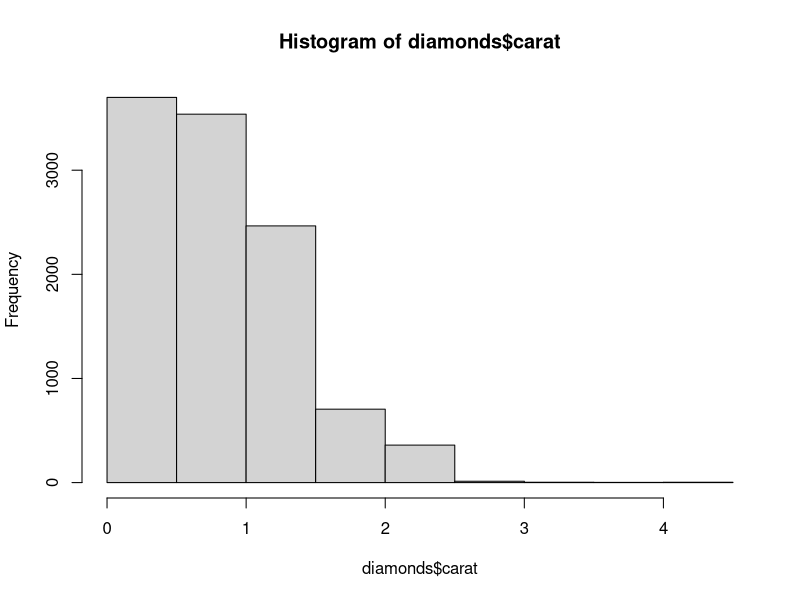
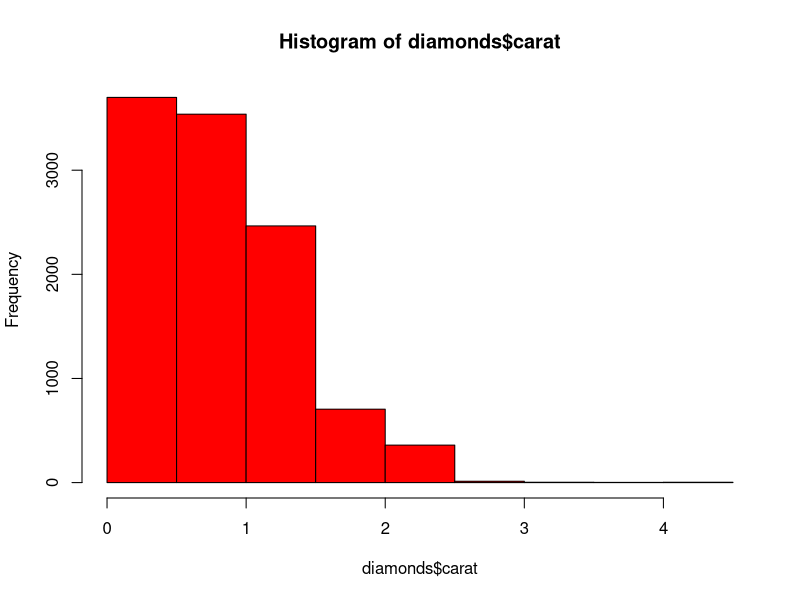
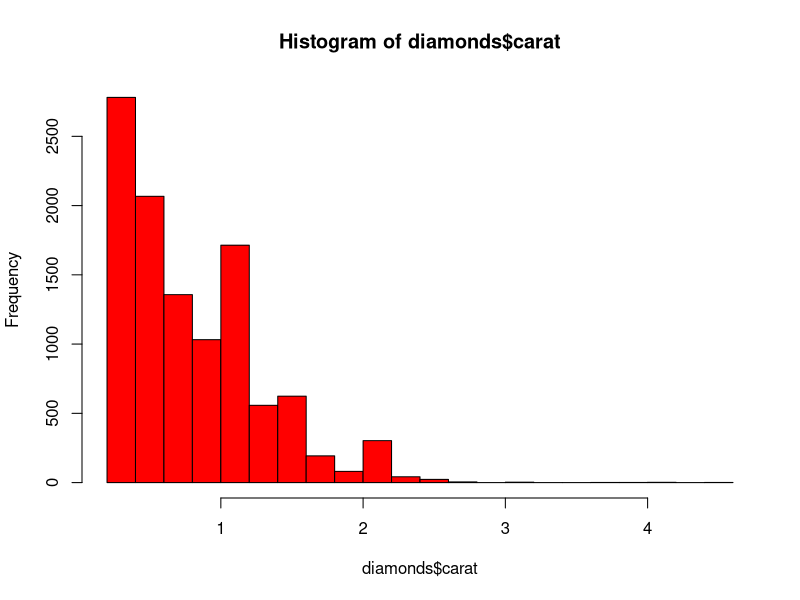
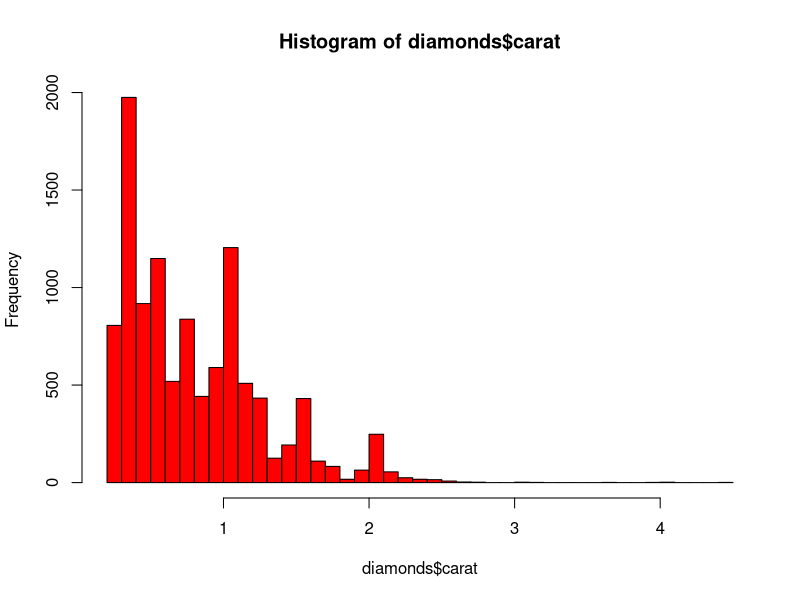
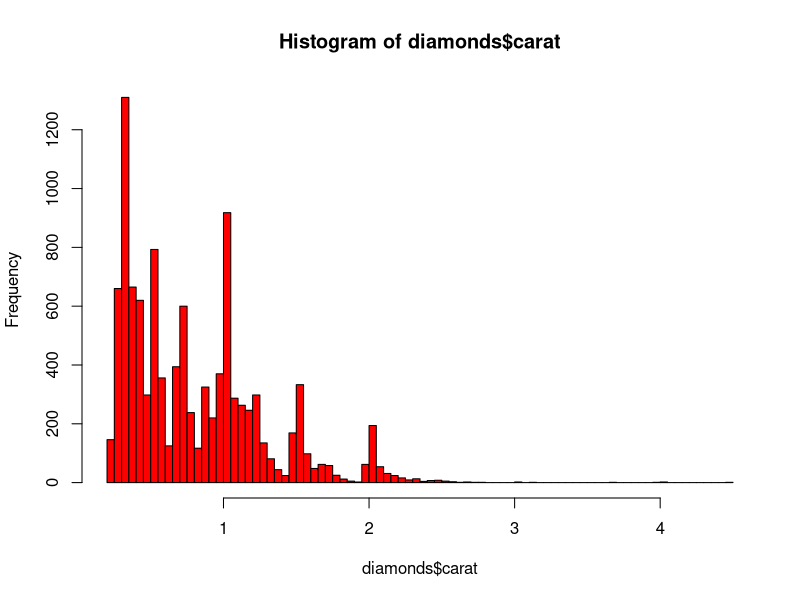
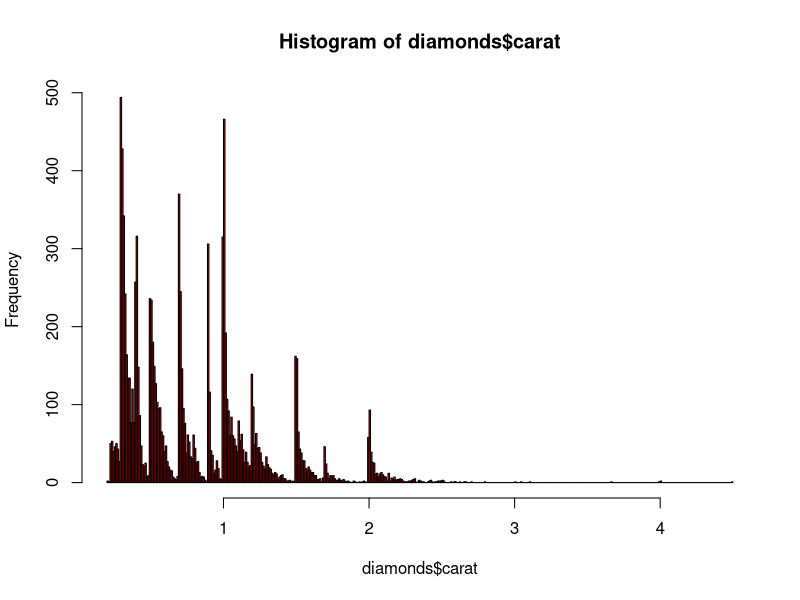
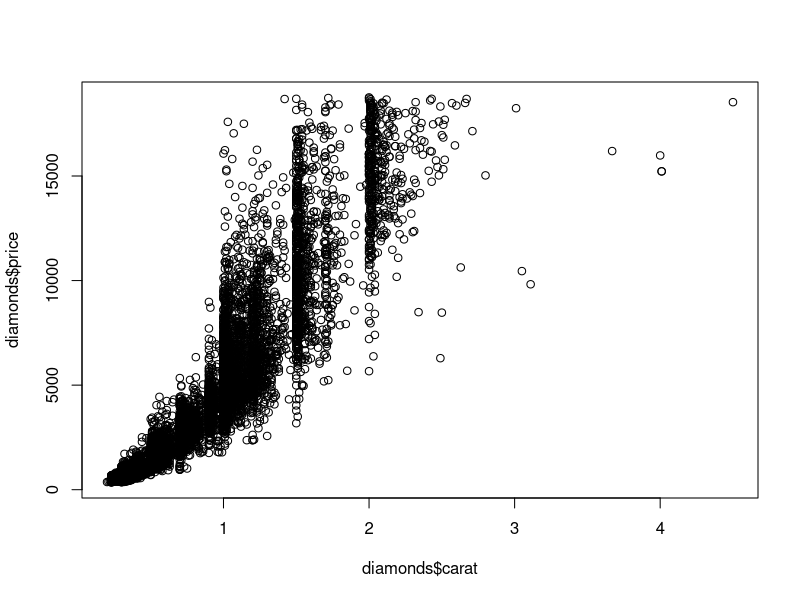
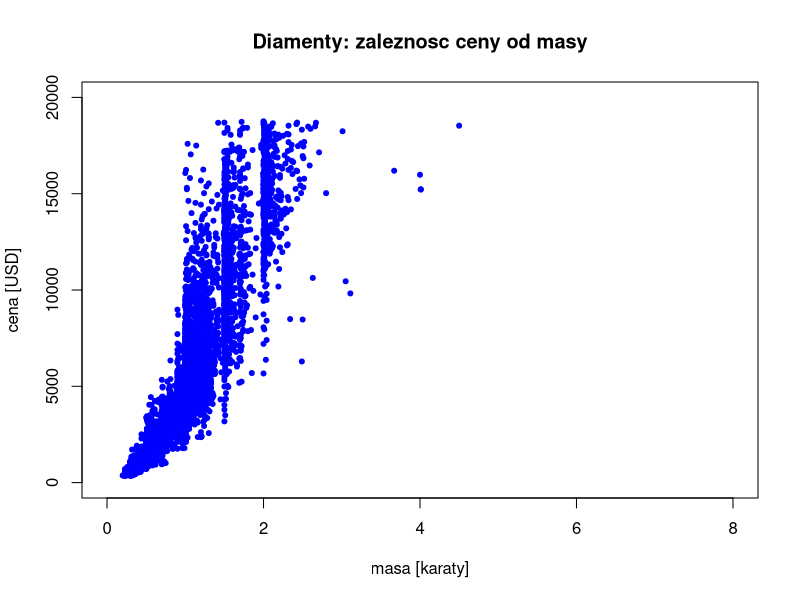

The R source for these figures, in order:
################################################################################
# IRD zajecia nr 3
# Wizualizacja danych
################################################################################

# Biblioteki
#install.packages("ggplot2")
library(ggplot2)
library(tidyverse)

# Dane
data(diamonds)
diamonds <- sample_frac(diamonds, 0.2)

# Eksploracja danych
str(diamonds)
summary(diamonds)

# price
# price in US dollars (\$326--\$18,823)
# 
# carat
# weight of the diamond (0.2--5.01); 1 carat == 200 milligrams
# 
# cut
# quality of the cut (Fair, Good, Very Good, Premium, Ideal)
# 
# color
# diamond colour, from J (worst) to D (best)
# 
# clarity
# a measurement of how clear the diamond is (I1 (worst), SI2, SI1, VS2, VS1, VVS2, VVS1, IF (best))
# 
# x
# length in mm (0--10.74)
# 
# y
# width in mm (0--58.9)
# 
# z
# depth in mm (0--31.8)
# 
# depth
# total depth percentage = z / mean(x, y) = 2 * z / (x + y) (43--79)
# 
# table
# width of top of diamond relative to widest point (43--95)

################################################################################

# Histogram
hist(diamonds$carat)
hist(diamonds$carat, col = "red")
hist(diamonds$carat, col = "red", breaks = 20)
hist(diamonds$carat, col = "red", breaks = 50)
hist(diamonds$carat, col = "red", breaks = 100)
hist(diamonds$carat, col = "red", breaks = 500)

# Wykresy bazowe

plot(diamonds$carat, diamonds$price)

plot(diamonds$carat, diamonds$price, col = "blue", pch = 20,
     xlim = c(0, 8), ylim = c(0, 20000), 
     xlab = "masa [karaty]", ylab = "cena [USD]",
     main = "Diamenty: zaleznosc ceny od masy")

################################################################################
# ggplot
################################################################################

 ##kazdy wykres sklada sie:
ggplot(diamonds)   +  # z odwolania do zbioru danych 
geom_point( # warstw ~ 'ksztaltow'
  aes( x = carat, y = price) # przyporzadkowania zmiennych do osi wewnatrz warstwy 
)

## ale 'rzutowania' mozna podac od razu: 
ggplot(diamonds,  aes( x = carat, y = price) ) +
  geom_point( ) ## wtedy wszystkie warstwy maja domyslne przyporzadkowane zmienne

### jakie sa inne warstwy? 

## linia (lamana)
ggplot(diamonds)   +
  geom_line( 
    aes( x = carat, y = price, color = "red") 
  )

## punkty + linia trendu
ggplot(diamonds, aes( x = carat, y = price) )   +
  geom_point( ) +
  geom_smooth( 
    aes( x = carat, y = price) 
  )
  
ggplot(diamonds, aes( x = carat, y = price) )   +
  geom_point( ) +
  geom_smooth( 
    aes( x = carat, y = price),
    method = "lm"
  )  

ggplot(diamonds,  aes( x = carat, y = price) ) +
  geom_point( ) +
  geom_smooth(method = "loess") 

## Wykres pudelkowy (boxplot) 

ggplot(diamonds, aes(x = cut, y = price)) +
  geom_boxplot()

## wykres slupkowy 

diamondsMean <- diamonds %>% 
  group_by(., clarity) %>% 
  summarise(., price = mean(price))

# Srednia cena w podziale na szlif
ggplot(diamondsMean) + 
  geom_bar( aes(x = clarity, y = price ), 
            stat = "identity") 

diamondsMeanCut <- diamonds %>% 
  group_by(., clarity, cut) %>% 
  summarise(., price = mean(price))

# Srednia cena w podziale na szlif i czystosc

ggplot(diamondsMeanCut) + 
  geom_bar( aes(x = clarity, y = price, fill = cut ),
            stat = "identity") 

ggplot(diamondsMeanCut) + 
  geom_bar( aes(x = clarity, y = price, fill = cut ),
            stat = "identity",
            position = "dodge") 

## Histogram

ggplot(diamonds) + 
  geom_histogram( aes(x = carat )) 

ggplot(diamonds) + 
  geom_histogram( aes(x = carat), binwidth = 0.02) 

## Wykres gestosci 

ggplot(diamonds) + 
  geom_density( aes(x = price )) 

# W zaleznosci od czystosci
ggplot(diamonds) + 
  geom_density( aes(x = price, fill = clarity)) 

# alpha - parametr przejrzystosci
ggplot(diamonds) + 
  geom_density( aes(x = price, fill = clarity), alpha = 1) 

ggplot(diamonds) + 
  geom_density( aes(x = price, fill = clarity), alpha = 0.2) 

### jakie moga byc parametry kazdej warstwy?

## color
ggplot(diamonds)   +  
  geom_point( 
    aes( x = carat, y = price,
         col = clarity)
  )

## ale
ggplot(diamonds)   +  
  geom_point( 
    aes( x = carat, y = price), 
    col = "blue"
    )

ggplot(diamonds)   +  
  geom_point( 
    aes( x = carat, y = price, col = "blue")
  )

## fill

ggplot(diamonds)   +  
  geom_smooth( 
    aes( x = carat, y = price,
         fill = clarity)
  )

### roznica miedzy fill a color 

ggplot(filter(diamonds, clarity == "I1",carat <=1))   +  
  geom_bar( 
    aes( x = carat , fill = clarity)
  )

ggplot(filter(diamonds, clarity == "I1", carat <=1))   +  
  geom_bar( 
    aes( x = carat , col = clarity)
  )

## shape 

ggplot(diamonds)   +  
  geom_point( 
    aes( x = carat, y = price,
         col = clarity,
         shape = cut)
  )

## size

ggplot(diamonds)   +  
  geom_point( 
    aes( x = carat, y = price,
         size = z),
    alpha = 0.4
  )


## typ linii 
ggplot(diamondsMeanCut)   +  
  geom_line( 
    aes( x = clarity , y = price , linetype = cut, group = cut)
  )

### grupowanie wykresow 

ggplot(diamonds)   +  
  geom_point( 
    aes( x = carat, y = price)) 

ggplot(diamonds)   +  
  geom_point( 
    aes( x = carat, y = price)) +
    facet_grid(cut ~. )

ggplot(diamonds)   +  
  geom_point( 
    aes( x = carat, y = price)) +
  facet_grid(. ~ cut )

ggplot(diamonds)   +  
  geom_point( 
    aes( x = carat, y = price)) +
  facet_grid(clarity ~ cut )

### kwestie estetyczne 

ggplot(diamonds)   +  
  geom_point( 
    aes( x = carat, y = price,
         col = clarity)
  )

## sterowanei wygladem poprzez theme i jego predefiniowane warianty
ggplot(diamonds)   +  
  geom_point( 
    aes( x = carat, y = price,
         col = clarity)
  ) + 
  theme_bw(base_size = 16)


ggplot(diamonds)   +  
  geom_point( 
    aes( x = carat, y = price,
         col = clarity)
  ) + 
  theme_bw(base_size = 16) +
  xlab("Karaty") +
  ylab("Cena") +
  theme(axis.text.x = element_text(face="bold", color="#993333", 
                                   size=14, angle=45))
  
## kolejnosc ma znaczenie: 

ggplot(diamonds)   +  
  geom_point( 
    aes( x = carat, y = price,
         col = clarity)
  ) + 
  xlab("Karaty") +
  ylab("Cena") +
  theme(axis.text.x = element_text(face="bold", color="#993333", 
                                   size=14, angle=45)) +
  theme_bw(base_size = 16) 


## zmiany na osiach 
ggplot(diamonds)   +  
  geom_point( 
    aes( x = carat, y = price,
         col = clarity)
  ) + 
  xlab("Karaty") +
  ylab("Cena") +
  theme_bw(base_size = 16)  +
  scale_x_continuous(breaks = c(0:5), 
                     labels = c("0 karatow", "1 karat", "2 karaty", "3 karaty", "4 karaty", "5 karatow")) 

## zmiany legendy 
ggplot(diamonds)   +  
  geom_point( 
    aes( x = carat, y = price,
         col = clarity)
  ) + 
  xlab("Karaty") +
  ylab("Cena") +
  theme_bw(base_size = 16)  +
  scale_color_discrete(name = "Czystosc")


### eksportowanie wykresow 

pdf("diamonds.pdf", width = 10, height = 8)

print(
  ggplot(diamonds)   +  
        geom_point( 
          aes( x = carat, y = price))
      )

dev.off()

## wiele wykresow
clarityVal  <- unique(diamonds$clarity)

for(i in 1:length(clarityVal)){
pdf(
  paste0("diamonds",i,".pdf"), 
  width = 10, height = 8)

print(
  ggplot(
    filter(diamonds, clarity == clarityVal[i])  
    ) +  
    geom_point( 
      aes( x = carat, y = price)) +
      ggtitle(clarityVal[i])
)

dev.off()
}

  pdf(
    "diamondsClarity.pdf", 
    width = 10, height = 8)
  for(i in 1:length(clarityVal)){
  print(
    ggplot(
      filter(diamonds, clarity == clarityVal[i])  
    ) +  
      geom_point( 
        aes( x = carat, y = price)) +
      ggtitle(clarityVal[i])
  )
  
  }
  
 dev.off()
 
 
### dodatek - zmiana struktury danych funkcjami melt i dcast 

 #install.packages("datasets")
 #install.packages("reshape2")
 library(reshape2)
 
 # Indeksy giełd europejskich
 EuStockMarkets <- as_tibble(
   data.frame(time = time(EuStockMarkets), EuStockMarkets)
 )
 
 meltedStock <- as_tibble(melt(EuStockMarkets, id = "time" ))
 
 ggplot(meltedStock) +
   geom_line(aes(x = time, y = value, col = variable))
 
 ##i powrot do poprzedniej postaci
 dcast(meltedStock, time ~ variable )
 
 
### Zadania

# 1)
# Dla danych o samochodach (cars) narysuj wykres punktowy dystansu hamowania 
# w zaleznosci od predkosci, uzywajac:
# a) funkcji bazowych,
# b) ggplot.
 
# W podpunkcie b) dopasuj linie trendu (na rozne sposoby). Wybierz najlepsza, wybor uzasadnij.
# Nadaj wykresom tytuly i opisz osie (po polsku).
 
data(cars)

## 2)
# Dla danych iris zwizualizuj zaleznosci pomiedzy wymiarami elementow 
# kwiatow w zaleznosci od gatunku, uzywajac pakietu ggplot.
# Nadaj wykresom tytuly i opisz osie (po polsku).

# Sprobuj roznych (co najmniej 2) podejsc do wizualizacji danych. 
# Wskaz sposob, ktory Twoim zdaniem bedzie najbardziej czytelny 
# dla osoby niezaznajomionej ze statystyką i programowaniem.

# Zwiazki do pokazania (w zaleznosci od gatunku):
# a) Dlugosc kwiatu a szerokosc kwiatu
# b) Dlugosc liscia a szerokosc liscia
# c) Dlugosc liscia a dlugosc kwiatu

#(Sepal oznacza lisc, petal - kwiat)

data(iris)
